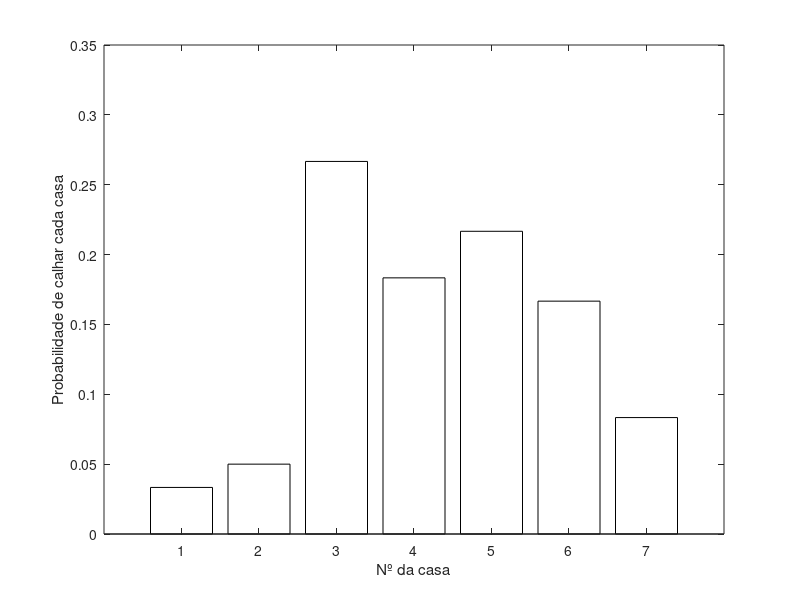
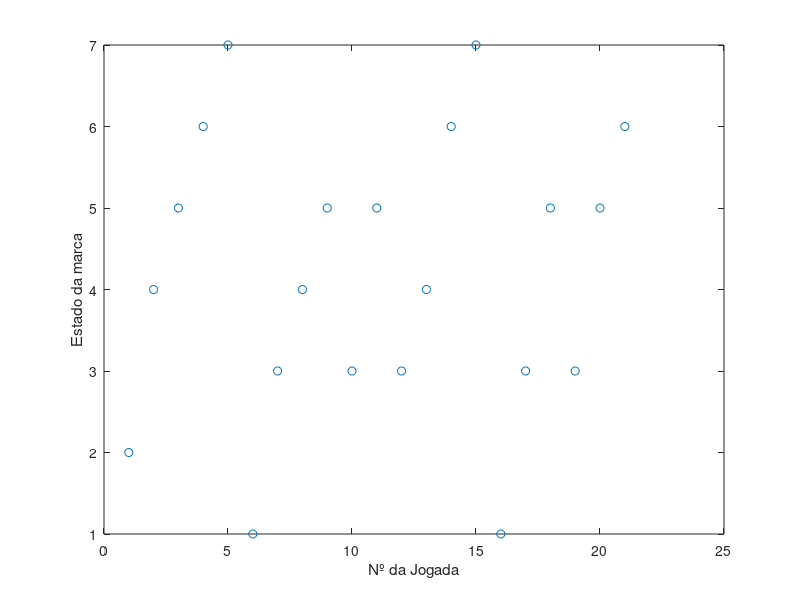
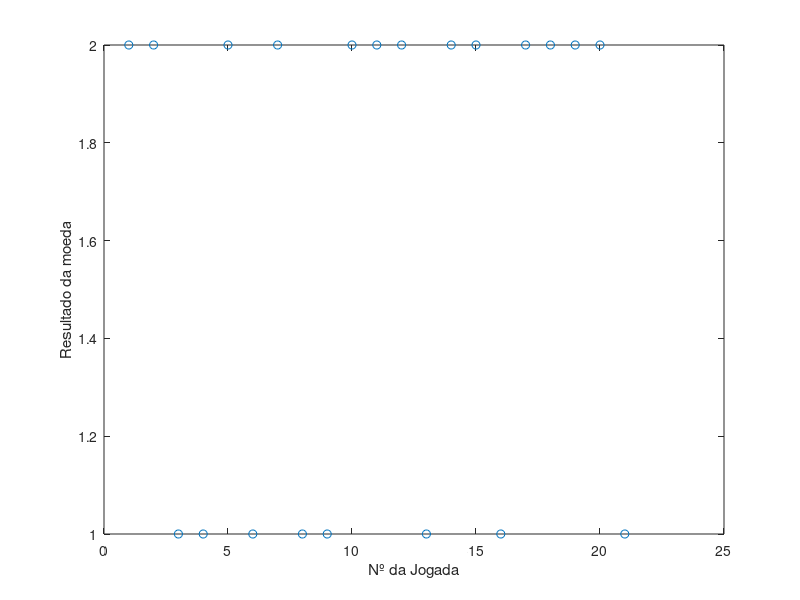
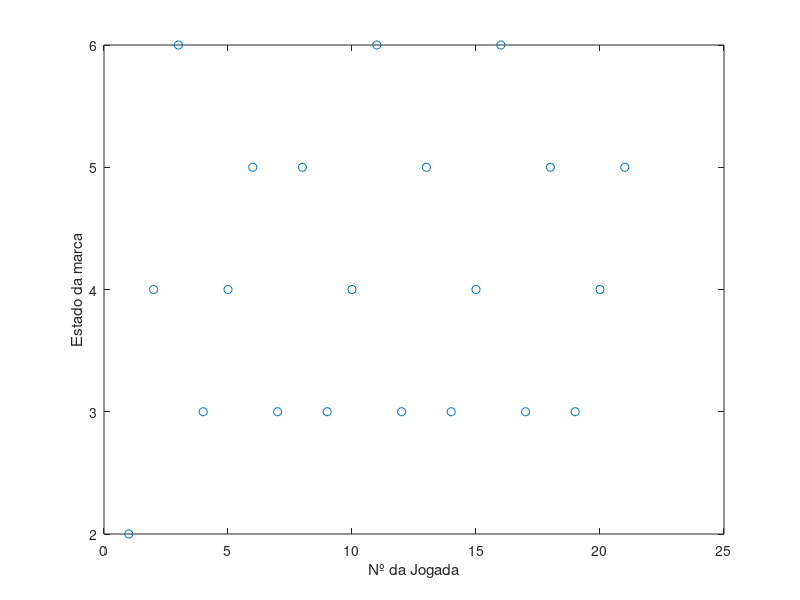

MATLAB code for these plots, in order: (Note: this script raises an error after producing the figures.)
close all;
Njogadas=20;
NMC=3; %Número de runs
Ndiscard=0;
Ncasas=7;
z = zeros(NMC,Ncasas); %número de estados do jogo, que indica o número de vezes que se caiu em cada casa
y = zeros(1,Njogadas); % dimensão igual ao número de jogadas em cada run de Monte Carlo, que indica as casas em que se caiu em cada jogada
Aluguer = [10,10,0,15,20,25,35];
estados = [2,3,4,5,6,3,1;
           3,4,5,6,3,7,2]; %representação da máquina de estados a posição estados(1,1) representa a casa onde se vai para caso estejamos na casa 1 e calhe cara
Lucro_av = zeros(1,Ncasas);
coinflips = zeros(1,Njogadas);
zfreq = zeros(1,Ncasas);
rand('state',0)
espera = 0;
hh = waitbar(espera,"Doing stuff");

for i=1:1:NMC
    x = 0; %variável escalar que indica o número do estado em que a marca do jogador está em cada instante;
    espera = espera + 1/NMC;
    waitbar(espera,hh,"Doing stuff");
    for k=1:1:Njogadas+1 % a inicial n conta para o nº de jogadas         
        avanca = randi([1 2]); % lançamento da moeda
        coinflips(k)=avanca;
        if x == 0              % no inicio está "fora do tabuleiro"
            x = avanca;        % ou vai para o 1 ou para o 2
        else    
            x = estados(avanca,x);  % avança segundo o diagrama
        end
        y(k) = x;
        if k > Ndiscard+1    
            z(i,x) = z(i,x)+1;
        end
    end 
    figure(i*10)
    plot(1:1:Njogadas+1, y, 'o')
    xlabel('Nº da Jogada')
    ylabel('Estado da marca')
    figure(i*10+1)
    plot(1:1:Njogadas+1, coinflips, 'o')
    xlabel('Nº da Jogada')
    ylabel('Resultado da moeda')
    
end
for i=1:1:Ncasas
    zfreq(i) = sum(z(:,i))/((Njogadas-Ndiscard)*NMC);
    Lucro_av(i) = Aluguer(i) * zfreq(i);
end
figure(1)
b = bar(1:7, zfreq(1,:),'FaceColor','flat');
xlabel('Nº da casa')
ylabel('Probabilidade de calhar cada casa')
b.CData(1:3,:)=[0, 0.4470 ,0.7410 ;0.8500, 0.3250, 0.0980;0.9290, 0.6940, 0.1250];
b.CData(4:6,:)=[0, 0.4470 ,0.7410 ;0.8500, 0.3250, 0.0980;0.9290, 0.6940, 0.1250];

figure(2)
b1 = bar(1:7, Lucro_av(1,:),'FaceColor','flat');
xlabel('Nº da casa')
ylabel('Lucro médio de cada casa[€/Jogada]')

b1.CData(1:3,:)=[0, 0.4470 ,0.7410 ;0.8500, 0.3250, 0.0980;0.9290, 0.6940, 0.1250];
b1.CData(4:6,:)=[0, 0.4470 ,0.7410 ;0.8500, 0.3250, 0.0980;0.9290, 0.6940, 0.1250];
close(hh)
